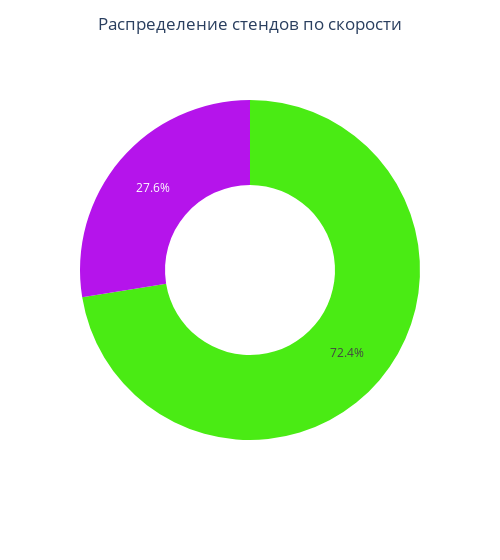

Notebook code cell kept with this figure:
### Markdown cell above
Теперь построим круговую диаграмму, аналогичную с силой и посмотрим, каких стендов больше -- быстрых или медленных. Логика та же -- стенды, у которых скорость >= 3 -- быстрые, меньше -- медленные

### Code cell
def assign_speed_stands(row):
    if row['Скорость'] == 'infinite' or row['Скорость'] >= 3:
        row['speed'] = 'Быстрый стенд'
    else:
        row['speed'] = 'Медленный стенд'
    return row['speed']

begin_dataset['speed'] = begin_dataset.apply(assign_speed_stands, axis = 1)

pivot_speed_stands = begin_dataset.value_counts('speed').reset_index().rename(columns = {'count': 'Количество'})
pivot_speed_stands

pie_diagram_speed_stands = px.pie(pivot_speed_stands, names='speed', values='Количество', color_discrete_sequence=['#4aeb14', '#b514eb'], width=500, hole=0.5)
pie_diagram_speed_stands.update_layout(title = {'text': 'Распределение стендов по скорости', 'x': 0.5}, showlegend = False)
pie_diagram_speed_stands.show()

### Figure 1 — Plotly figure (JSON) as saved in the notebook; plotly's stock layout.template omitted (floating-point values rounded to 4 significant figures)
{"data": [{"domain": {"x": [0, 1], "y": [0, 1]}, "hole": 0.5, "hovertemplate": "speed=%{label}<br>Количество=%{value}<extra></extra>", "labels": ["Быстрый стенд", "Медленный стенд"], "legendgroup": "", "name": "", "showlegend": true, "type": "pie", "values": [113, 43]}], "layout": {"legend": {"tracegroupgap": 0}, "margin": {"t": 60}, "piecolorway": ["#4aeb14", "#b514eb"], "showlegend": false, "title": {"text": "Распределение стендов по скорости", "x": 0.5}, "width": 500}}
